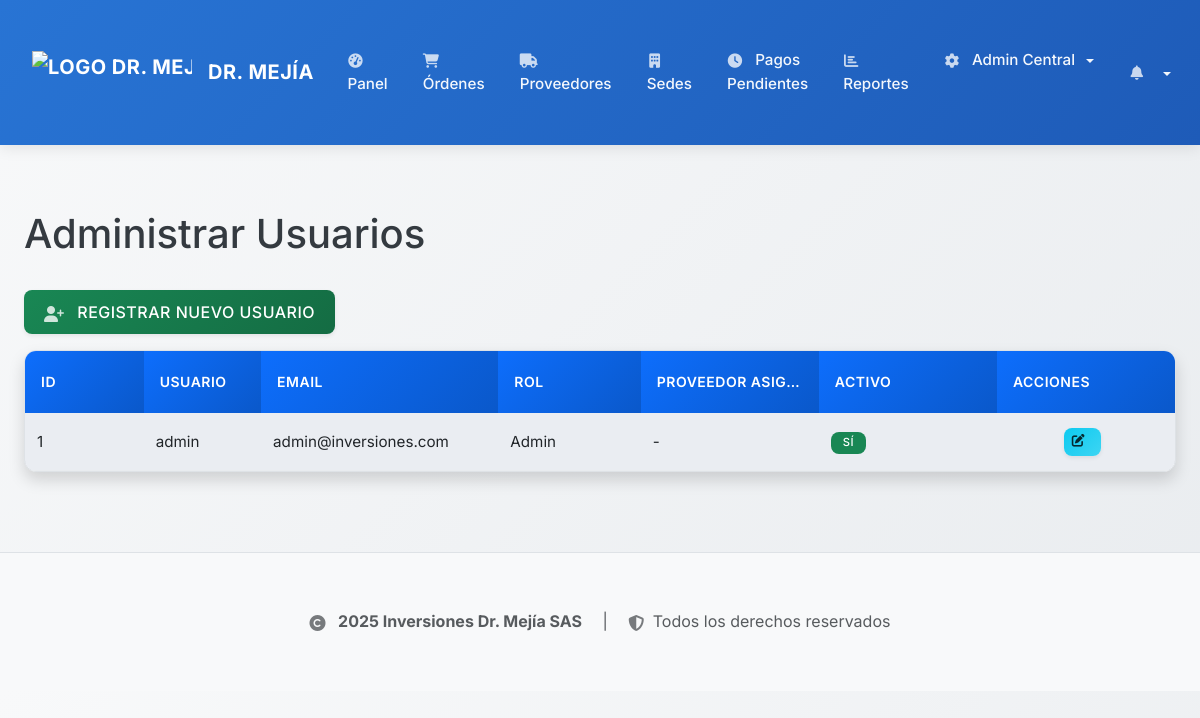
Before: /admin/users (signed in) with the older database file.
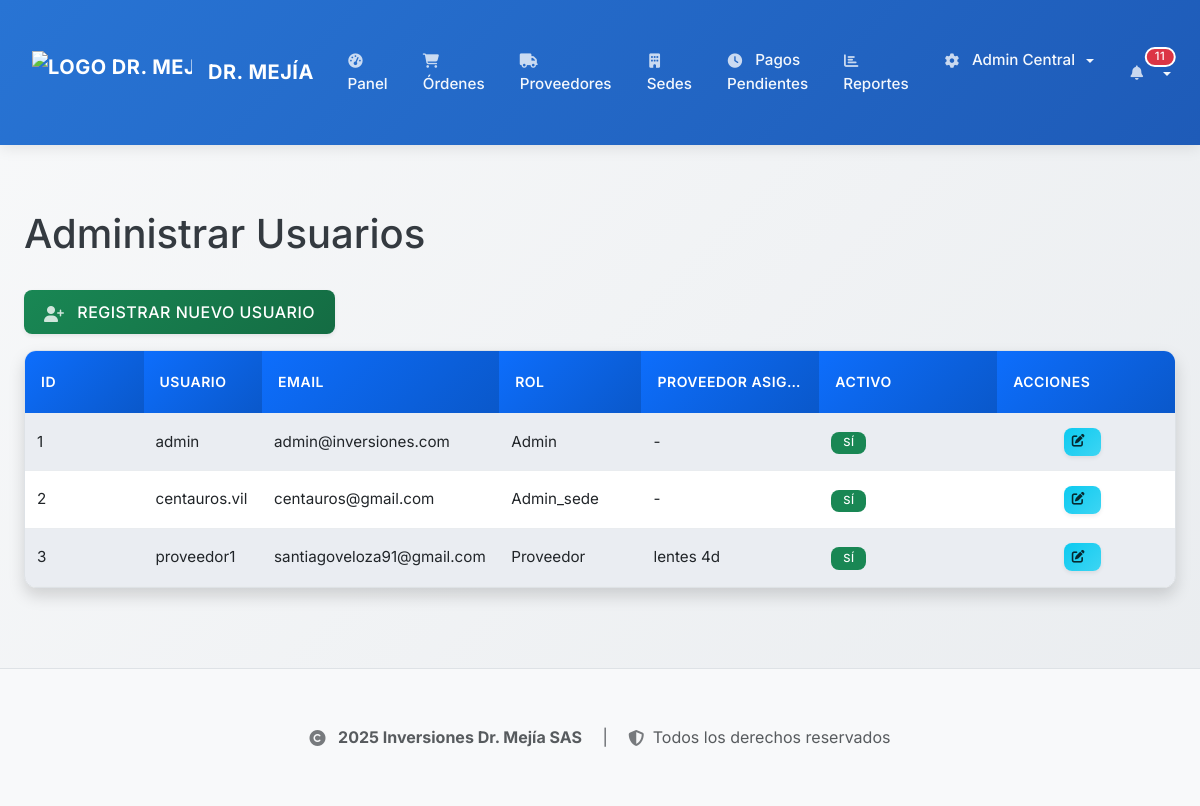
After: the same page with the newer database file.
### backend/app/models.py (models this page shows, shortened)
class User(UserMixin, db.Model):
    id = db.Column(db.Integer, primary_key=True)
    username = db.Column(db.String(64), unique=True, nullable=False)
    email = db.Column(db.String(120), unique=True, nullable=False)
    password_hash = db.Column(db.String(128))
    role = db.Column(db.String(64), nullable=False, default='asistente') # 'admin', 'asistente', 'admin_sede', 'proveedor'
    is_active = db.Column(db.Boolean, default=True) # Para desactivar usuarios
    created_at = db.Column(db.DateTime, default=datetime.utcnow)
    provider_id = db.Column(db.Integer, db.ForeignKey('provider.id'), nullable=True)
    provider = db.relationship('Provider', backref='users', uselist=False) # backref 'users' para el proveedor
    sede_id = db.Column(db.Integer, db.ForeignKey('sede.id'), nullable=True)
    sede_asignada = db.relationship('Sede', backref='administrators', foreign_keys=[sede_id])

class Provider(db.Model):
    id = db.Column(db.Integer, primary_key=True)
    nit = db.Column(db.String(20), nullable=False, unique=True)  # NIT único del proveedor
    razon_social = db.Column(db.String(200), nullable=False)  # Razón social oficial
    name = db.Column(db.String(128), nullable=False)  # Nombre comercial (mantener para compatibilidad)
    contact_person = db.Column(db.String(128))  # Persona de contacto
    phone = db.Column(db.String(20))  # Teléfono
    email = db.Column(db.String(120), unique=True)  # Correo electrónico
    address = db.Column(db.String(500))  # Dirección (expandida)
    registered_at = db.Column(db.DateTime, default=datetime.utcnow)
    orders = db.relationship('WorkOrder', backref='provider', lazy=True)
    payments_received = db.relationship('Payment', backref='provider_paid', lazy=True)

### backend/app/routes.py (the view)
@bp.route('/admin/users')
@login_required
@role_required('admin')
def admin_users():
    users = User.query.order_by(User.username).all()
    return render_template('admin/users_list.html', title='Administrar Usuarios', users=users)

### backend/app/models.py (called while the page is built)
@login_manager.user_loader
def load_user(user_id):
    return User.query.get(int(user_id))

### backend/app/routes.py (called while the page is built, shortened)
def role_required(*roles):
    def wrapper(fn):
        @wraps(fn)
        def decorated_view(*args, **kwargs):
            if not current_user.is_authenticated:
                return login_manager.unauthorized()
            if current_user.role not in roles:
                flash('No tienes permiso para acceder a esta página.', 'danger')
                return redirect(url_for('main.index'))
            return fn(*args, **kwargs)
        return decorated_view
    return wrapper

@bp.context_processor
def inject_notifications():
    if current_user.is_authenticated:
        unread_notifications_count = Notification.query.filter_by(user_id=current_user.id, is_read=False).count()
        latest_notifications = Notification.query.filter_by(user_id=current_user.id).order_by(Notification.created_at.desc()).limit(5).all()
        sede_messages_count = 0
        return dict(
            unread_notifications_count=unread_notifications_count,
            latest_notifications=latest_notifications,
            sede_messages_count=sede_messages_count
        )
    return dict(unread_notifications_count=0, latest_notifications=[])

### backend/app/security.py (called while the page is built)
def log_security_event(event_type, description, severity='WARNING', user=None, metadata=None):
    if user is None:
        if hasattr(current_user, 'is_authenticated') and current_user.is_authenticated:
            user = current_user
        else:
            user = None
    AuditLog.log_action(
        action_type=event_type,
        description=description,
        user=user,
        severity=severity,
        category='SECURITY',
        metadata=metadata,
        requires_attention=severity in ['CRITICAL', 'ERROR']
    )

### frontend/templates/admin/users_list.html
{% extends "base.html" %}
{% block content %}
    <h1 class="mb-4">Administrar Usuarios</h1>
    <p>
        <a href="{{ url_for('main.register') }}" class="btn btn-success">
            <i class="fas fa-user-plus"></i> Registrar Nuevo Usuario
        </a>
    </p>
    {% if users %}
        <div class="table-responsive">
            <table class="table table-striped table-hover">
                <thead>
                    <tr>
                        <th>ID</th>
                        <th>Usuario</th>
                        <th>Email</th>
                        <th>Rol</th>
                        <th>Proveedor Asignado</th>
                        <th>Activo</th>
                        <th>Acciones</th>
                    </tr>
                </thead>
                <tbody>
                    {% for user in users %}
                    <tr>
                        <td>{{ user.id }}</td>
                        <td>{{ user.username }}</td>
                        <td>{{ user.email }}</td>
                        <td>{{ user.role.capitalize() }}</td>
                        <td>{{ user.provider.razon_social if user.provider else '-' }}</td>
                        <td>
                            {% if user.is_active %}
                                <span class="badge bg-success">Sí</span>
                            {% else %}
                                <span class="badge bg-danger">No</span>
                            {% endif %}
                        </td>
                        <td>
                            <a href="{{ url_for('main.edit_user', user_id=user.id) }}" class="btn btn-sm btn-info me-2" title="Editar"><i class="fas fa-edit"></i></a>
                        </td>
                    </tr>
                    {% endfor %}
                </tbody>
            </table>
        </div>
    {% else %}
        <p>No hay usuarios registrados.</p>
    {% endif %}
{% endblock %}

### frontend/templates/base.html (shortened to what this page needs)
<!DOCTYPE html>
<html lang="es">
<head>
    <link href="https://cdn.jsdelivr.net/npm/bootstrap@5.3.0/dist/css/bootstrap.min.css" rel="stylesheet">
    <link rel="stylesheet" href="https://cdnjs.cloudflare.com/ajax/libs/font-awesome/6.4.0/css/all.min.css">
    <link rel="stylesheet" href="{{ url_for('static', filename='css/styles.css') }}">
    <link rel="stylesheet" href="{{ url_for('static', filename='css/style.css') }}">
</head>
    <body class="fade-in-up navbar-present">
    <nav class="navbar navbar-expand-lg navbar-dark bg-primary">
        <div class="container-fluid">
            <a class="navbar-brand d-flex align-items-center" href="{{ url_for('main.index') }}">
                <img src="https://res.cloudinary.com/dwdnfpr8i/image/upload/v1762146543/logo-DR_MEJIA_za9ocq.png"
                     alt="Logo Dr. Mejía"
                     class="navbar-logo me-2">Dr. Mejía
            </a>
            <div class="collapse navbar-collapse" id="navbarNav">
                <ul class="navbar-nav me-auto">
                    {% if current_user.is_authenticated %}
                        <li class="nav-item">
                            <a class="nav-link" href="{{ url_for('main.index') }}">
                                <i class="fas fa-tachometer-alt"></i> Panel
                            </a>
                        </li>
                        <li class="nav-item">
                            <a class="nav-link" href="{{ url_for('main.list_orders') }}">
                                <i class="fas fa-shopping-cart"></i> Órdenes
                            </a>
                        </li>
                        {% if current_user.role == 'admin' or current_user.role == 'asistente' %}
                            <li class="nav-item">
                                <a class="nav-link" href="{{ url_for('main.list_providers') }}">
                                    <i class="fas fa-truck"></i> Proveedores
                                </a>
                            </li>
                            <li class="nav-item">
                                <a class="nav-link" href="{{ url_for('main.list_sedes') }}">
                                    <i class="fas fa-building"></i> Sedes
                                </a>
                            </li>
                            <li class="nav-item">
                                <a class="nav-link" href="{{ url_for('main.list_pending_payments') }}">
                                    <i class="fas fa-clock"></i> Pagos Pendientes
                                </a>
                            </li>
                            <li class="nav-item">
                                <a class="nav-link" href="{{ url_for('main.reports') }}">
                                    <i class="fas fa-chart-bar"></i> Reportes
                                </a>
                            </li>
                        {% endif %}
                        {% if current_user.role == 'admin' %}
                            <li class="nav-item dropdown">
                                <a class="nav-link dropdown-toggle" href="#" id="adminDropdown" role="button" data-bs-toggle="dropdown" aria-expanded="false">
                                    <i class="fas fa-cog"></i> Admin Central
                                </a>
                            </li>
                        {% endif %}
                    {% endif %}
                </ul>
                <ul class="navbar-nav">
                    {% if current_user.is_authenticated %}
                        <li class="nav-item dropdown">
                            <a class="nav-link dropdown-toggle position-relative" href="#" id="notificationsDropdown" role="button" data-bs-toggle="dropdown" aria-expanded="false">
                                <i class="fas fa-bell"></i>
                                {% if unread_notifications_count > 0 %}
                                    <span class="badge bg-danger position-absolute translate-middle-x rounded-pill">{{ unread_notifications_count }}</span>
                                {% endif %}
                            </a>
                        </li>
                        <li class="nav-item dropdown">
                            <a class="nav-link dropdown-toggle" href="#" id="navbarDropdown" role="button" data-bs-toggle="dropdown" aria-expanded="false">
                            </a>
                        </li>
                    {% else %}
                        <li class="nav-item">
                            <a class="nav-link" href="{{ url_for('main.login') }}">
                                <i class="fas fa-sign-in-alt me-1"></i> Iniciar Sesión
                            </a>
                        </li>
                    {% endif %}
                </ul>
            </div>
        </div>
    </nav>
    <div class="container-fluid main-content">
        {% block content %}{% endblock %}
    </div>
    <footer class="mt-5 py-4 bg-light border-top">
        <div class="container-fluid">
            <div class="row align-items-center">
                <div class="col-12 text-center">
                    <p class="text-muted mb-0">
                        <i class="fas fa-copyright me-2"></i>
                        <strong>2025 Inversiones Dr. Mejía SAS</strong>
                        <span class="mx-3">|</span>
                        <i class="fas fa-shield-alt me-1"></i>
                        Todos los derechos reservados
                    </p>
                </div>
            </div>
        </div>
    </footer>
</body>
</html>

Changed rows visible on the page:
added User: id "2", username "centauros.vil", email "centauros@gmail.com", role "Admin_sede", provider "-", is_active "SÍ"
added User: id "3", username "proveedor1", email "santiagoveloza91@gmail.com", role "Proveedor", provider "lentes 4d", is_active "SÍ"
Other visible differences:
{{ unread_notifications_count }}: (not shown) → "11"
